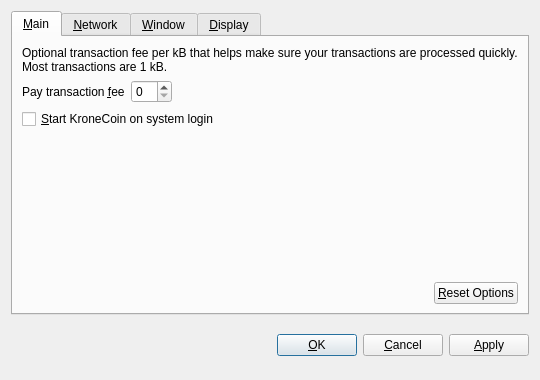
<?xml version="1.0" encoding="UTF-8"?>
<ui version="4.0">
 <class>OptionsDialog</class>
 <widget class="QDialog" name="OptionsDialog">
  <property name="geometry">
   <rect>
    <x>0</x>
    <y>0</y>
    <width>540</width>
    <height>380</height>
   </rect>
  </property>
  <property name="windowTitle">
   <string>Options</string>
  </property>
  <property name="modal">
   <bool>true</bool>
  </property>
  <layout class="QVBoxLayout" name="verticalLayout">
   <item>
    <widget class="QTabWidget" name="tabWidget">
     <property name="tabPosition">
      <enum>QTabWidget::North</enum>
     </property>
     <property name="currentIndex">
      <number>0</number>
     </property>
     <widget class="QWidget" name="tabMain">
      <attribute name="title">
       <string>&amp;Main</string>
      </attribute>
      <layout class="QVBoxLayout" name="verticalLayout_Main">
       <item>
        <widget class="QLabel" name="transactionFeeInfoLabel">
         <property name="text">
          <string>Optional transaction fee per kB that helps make sure your transactions are processed quickly. Most transactions are 1 kB.</string>
         </property>
         <property name="textFormat">
          <enum>Qt::PlainText</enum>
         </property>
         <property name="wordWrap">
          <bool>true</bool>
         </property>
        </widget>
       </item>
       <item>
        <layout class="QHBoxLayout" name="horizontalLayout_1_Main">
         <item>
          <widget class="QLabel" name="transactionFeeLabel">
           <property name="text">
            <string>Pay transaction &amp;fee</string>
           </property>
           <property name="textFormat">
            <enum>Qt::PlainText</enum>
           </property>
           <property name="buddy">
            <cstring>transactionFee</cstring>
           </property>
          </widget>
         </item>
         <item>
          <widget class="BitcoinAmountField" name="transactionFee"/>
         </item>
         <item>
          <spacer name="horizontalSpacer_1_Main">
           <property name="orientation">
            <enum>Qt::Horizontal</enum>
           </property>
           <property name="sizeHint" stdset="0">
            <size>
             <width>40</width>
             <height>20</height>
            </size>
           </property>
          </spacer>
         </item>
        </layout>
       </item>
       <item>
        <widget class="QCheckBox" name="bitcoinAtStartup">
         <property name="toolTip">
          <string>Automatically start KroneCoin after logging in to the system.</string>
         </property>
         <property name="text">
          <string>&amp;Start KroneCoin on system login</string>
         </property>
        </widget>
       </item>
       <item>
        <spacer name="verticalSpacer_Main">
         <property name="orientation">
          <enum>Qt::Vertical</enum>
         </property>
         <property name="sizeHint" stdset="0">
          <size>
           <width>20</width>
           <height>40</height>
          </size>
         </property>
        </spacer>
       </item>
       <item>
        <layout class="QHBoxLayout" name="horizontalLayout_2_Main">
         <item>
          <spacer name="horizontalSpacer_2_Main">
           <property name="orientation">
            <enum>Qt::Horizontal</enum>
           </property>
           <property name="sizeHint" stdset="0">
            <size>
             <width>40</width>
             <height>20</height>
            </size>
           </property>
          </spacer>
         </item>
         <item>
          <widget class="QPushButton" name="resetButton">
           <property name="toolTip">
            <string>Reset all client options to default.</string>
           </property>
           <property name="text">
            <string>&amp;Reset Options</string>
           </property>
           <property name="autoDefault">
            <bool>false</bool>
           </property>
          </widget>
         </item>
        </layout>
       </item>
      </layout>
     </widget>
     <widget class="QWidget" name="tabNetwork">
      <attribute name="title">
       <string>&amp;Network</string>
      </attribute>
      <layout class="QVBoxLayout" name="verticalLayout_Network">
       <item>
        <widget class="QCheckBox" name="mapPortUpnp">
         <property name="toolTip">
          <string>Automatically open the KroneCoin client port on the router. This only works when your router supports UPnP and it is enabled.</string>
         </property>
         <property name="text">
          <string>Map port using &amp;UPnP</string>
         </property>
        </widget>
       </item>
       <item>
        <widget class="QCheckBox" name="connectSocks">
         <property name="toolTip">
          <string>Connect to the KroneCoin network through a SOCKS proxy (e.g. when connecting through Tor).</string>
         </property>
         <property name="text">
          <string>&amp;Connect through SOCKS proxy:</string>
         </property>
        </widget>
       </item>
       <item>
        <layout class="QHBoxLayout" name="horizontalLayout_Network">
         <item>
          <widget class="QLabel" name="proxyIpLabel">
           <property name="text">
            <string>Proxy &amp;IP:</string>
           </property>
           <property name="textFormat">
            <enum>Qt::PlainText</enum>
           </property>
           <property name="buddy">
            <cstring>proxyIp</cstring>
           </property>
          </widget>
         </item>
         <item>
          <widget class="QValidatedLineEdit" name="proxyIp">
           <property name="maximumSize">
            <size>
             <width>140</width>
             <height>16777215</height>
            </size>
           </property>
           <property name="toolTip">
            <string>IP address of the proxy (e.g. 127.0.0.1)</string>
           </property>
          </widget>
         </item>
         <item>
          <widget class="QLabel" name="proxyPortLabel">
           <property name="text">
            <string>&amp;Port:</string>
           </property>
           <property name="textFormat">
            <enum>Qt::PlainText</enum>
           </property>
           <property name="buddy">
            <cstring>proxyPort</cstring>
           </property>
          </widget>
         </item>
         <item>
          <widget class="QLineEdit" name="proxyPort">
           <property name="maximumSize">
            <size>
             <width>55</width>
             <height>16777215</height>
            </size>
           </property>
           <property name="toolTip">
            <string>Port of the proxy (e.g. 9050)</string>
           </property>
          </widget>
         </item>
         <item>
          <widget class="QLabel" name="socksVersionLabel">
           <property name="text">
            <string>SOCKS &amp;Version:</string>
           </property>
           <property name="textFormat">
            <enum>Qt::PlainText</enum>
           </property>
           <property name="buddy">
            <cstring>socksVersion</cstring>
           </property>
          </widget>
         </item>
         <item>
          <widget class="QValueComboBox" name="socksVersion">
           <property name="toolTip">
            <string>SOCKS version of the proxy (e.g. 5)</string>
           </property>
          </widget>
         </item>
         <item>
          <spacer name="horizontalSpacer_Network">
           <property name="orientation">
            <enum>Qt::Horizontal</enum>
           </property>
           <property name="sizeHint" stdset="0">
            <size>
             <width>40</width>
             <height>20</height>
            </size>
           </property>
          </spacer>
         </item>
        </layout>
       </item>
       <item>
        <spacer name="verticalSpacer_Network">
         <property name="orientation">
          <enum>Qt::Vertical</enum>
         </property>
         <property name="sizeHint" stdset="0">
          <size>
           <width>20</width>
           <height>40</height>
          </size>
         </property>
        </spacer>
       </item>
      </layout>
     </widget>
     <widget class="QWidget" name="tabWindow">
      <attribute name="title">
       <string>&amp;Window</string>
      </attribute>
      <layout class="QVBoxLayout" name="verticalLayout_Window">
       <item>
        <widget class="QCheckBox" name="minimizeToTray">
         <property name="toolTip">
          <string>Show only a tray icon after minimizing the window.</string>
         </property>
         <property name="text">
          <string>&amp;Minimize to the tray instead of the taskbar</string>
         </property>
        </widget>
       </item>
       <item>
        <widget class="QCheckBox" name="minimizeOnClose">
         <property name="toolTip">
          <string>Minimize instead of exit the application when the window is closed. When this option is enabled, the application will be closed only after selecting Quit in the menu.</string>
         </property>
         <property name="text">
          <string>M&amp;inimize on close</string>
         </property>
        </widget>
       </item>
       <item>
        <spacer name="verticalSpacer_Window">
         <property name="orientation">
          <enum>Qt::Vertical</enum>
         </property>
         <property name="sizeHint" stdset="0">
          <size>
           <width>20</width>
           <height>40</height>
          </size>
         </property>
        </spacer>
       </item>
      </layout>
     </widget>
     <widget class="QWidget" name="tabDisplay">
      <attribute name="title">
       <string>&amp;Display</string>
      </attribute>
      <layout class="QVBoxLayout" name="verticalLayout_Display">
       <item>
        <layout class="QHBoxLayout" name="horizontalLayout_1_Display">
         <item>
          <widget class="QLabel" name="langLabel">
           <property name="text">
            <string>User Interface &amp;language:</string>
           </property>
           <property name="textFormat">
            <enum>Qt::PlainText</enum>
           </property>
           <property name="buddy">
            <cstring>lang</cstring>
           </property>
          </widget>
         </item>
         <item>
          <widget class="QValueComboBox" name="lang">
           <property name="toolTip">
            <string>The user interface language can be set here. This setting will take effect after restarting KroneCoin.</string>
           </property>
          </widget>
         </item>
        </layout>
       </item>
       <item>
        <layout class="QHBoxLayout" name="horizontalLayout_2_Display">
         <item>
          <widget class="QLabel" name="unitLabel">
           <property name="text">
            <string>&amp;Unit to show amounts in:</string>
           </property>
           <property name="textFormat">
            <enum>Qt::PlainText</enum>
           </property>
           <property name="buddy">
            <cstring>unit</cstring>
           </property>
          </widget>
         </item>
         <item>
          <widget class="QValueComboBox" name="unit">
           <property name="toolTip">
            <string>Choose the default subdivision unit to show in the interface and when sending coins.</string>
           </property>
          </widget>
         </item>
        </layout>
       </item>
       <item>
        <widget class="QCheckBox" name="displayAddresses">
         <property name="toolTip">
          <string>Whether to show KroneCoin addresses in the transaction list or not.</string>
         </property>
         <property name="text">
          <string>&amp;Display addresses in transaction list</string>
         </property>
        </widget>
       </item>
       <item>
        <widget class="QCheckBox" name="coinControlFeatures">
         <property name="toolTip">
          <string>Whether to show coin control features or not.</string>
         </property>
         <property name="text">
          <string>Display coin &amp;control features (experts only!)</string>
         </property>
        </widget>
       </item>
       <item>
        <spacer name="verticalSpacer_Display">
         <property name="orientation">
          <enum>Qt::Vertical</enum>
         </property>
         <property name="sizeHint" stdset="0">
          <size>
           <width>20</width>
           <height>40</height>
          </size>
         </property>
        </spacer>
       </item>
      </layout>
     </widget>
    </widget>
   </item>
   <item>
    <layout class="QHBoxLayout" name="horizontalLayout_Buttons">
     <item>
      <spacer name="horizontalSpacer_1">
       <property name="orientation">
        <enum>Qt::Horizontal</enum>
       </property>
       <property name="sizeHint" stdset="0">
        <size>
         <width>40</width>
         <height>48</height>
        </size>
       </property>
      </spacer>
     </item>
     <item>
      <widget class="QLabel" name="statusLabel">
       <property name="font">
        <font>
         <weight>75</weight>
         <bold>true</bold>
        </font>
       </property>
       <property name="text">
        <string/>
       </property>
       <property name="textFormat">
        <enum>Qt::PlainText</enum>
       </property>
       <property name="wordWrap">
        <bool>true</bool>
       </property>
      </widget>
     </item>
     <item>
      <spacer name="horizontalSpacer_2">
       <property name="orientation">
        <enum>Qt::Horizontal</enum>
       </property>
       <property name="sizeHint" stdset="0">
        <size>
         <width>40</width>
         <height>48</height>
        </size>
       </property>
      </spacer>
     </item>
     <item>
      <widget class="QPushButton" name="okButton">
       <property name="text">
        <string>&amp;OK</string>
       </property>
      </widget>
     </item>
     <item>
      <widget class="QPushButton" name="cancelButton">
       <property name="text">
        <string>&amp;Cancel</string>
       </property>
       <property name="autoDefault">
        <bool>false</bool>
       </property>
      </widget>
     </item>
     <item>
      <widget class="QPushButton" name="applyButton">
       <property name="text">
        <string>&amp;Apply</string>
       </property>
       <property name="autoDefault">
        <bool>false</bool>
       </property>
      </widget>
     </item>
    </layout>
   </item>
  </layout>
 </widget>
 <customwidgets>
  <customwidget>
   <class>BitcoinAmountField</class>
   <extends>QSpinBox</extends>
   <header>bitcoinamountfield.h</header>
  </customwidget>
  <customwidget>
   <class>QValueComboBox</class>
   <extends>QComboBox</extends>
   <header>qvaluecombobox.h</header>
  </customwidget>
  <customwidget>
   <class>QValidatedLineEdit</class>
   <extends>QLineEdit</extends>
   <header>qvalidatedlineedit.h</header>
  </customwidget>
 </customwidgets>
 <resources/>
 <connections/>
</ui>
